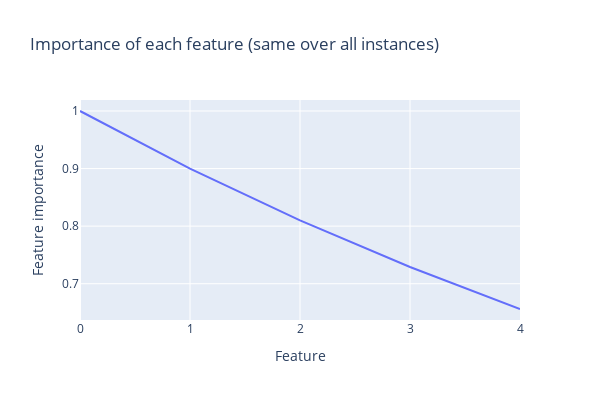
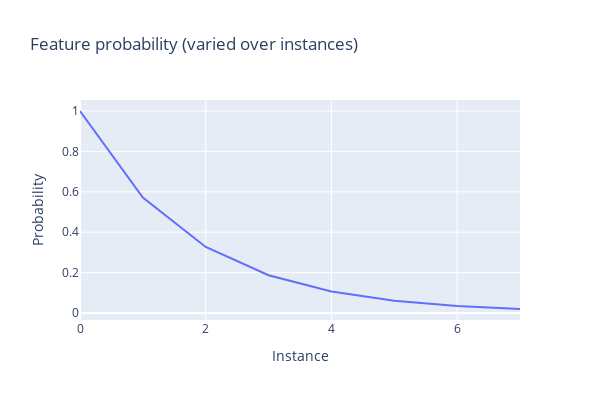

Notebook code for these charts, in order:
### Markdown cell above
**Notes**:
- The `importance` argument is the sames for all instances. It takes values between $1$ and $~0.66$ for each feature. So, for every instance, there will be some features more important than others.

- The `feature_probability` is the same for all features, but varies across instances. I.e., this runs several experiments at once, comparing the effect of having larger feature sparsity.

### Code cell
cfg = Config(n_inst=8, n_features=5, d_hidden=2)

# Importance varies within features for each instance.
importance = 0.9 ** t.arange(cfg.n_features)

feature_probability = 50 ** -t.linspace(0, 1, cfg.n_inst)

line(
    importance,
    width=600,
    height=400,
    title="Importance of each feature (same over all instances)",
    labels={"y": "Feature importance", "x": "Feature"},
)
line(
    feature_probability,
    width=600,
    height=400,
    title="Feature probability (varied over instances)",
    labels={"y": "Probability", "x": "Instance"},
)

### Figure 1 — Plotly figure (JSON) as saved in the notebook; plotly's stock layout.template omitted (floating-point values rounded to 4 significant figures)
{"data": [{"hovertemplate": "Feature=%{x}<br>Feature importance=%{y}<extra></extra>", "legendgroup": "", "line": {"color": "#636efa", "dash": "solid"}, "marker": {"symbol": "circle"}, "mode": "lines", "name": "", "orientation": "v", "showlegend": false, "type": "scatter", "x": [0, 1, 2, 3, 4], "xaxis": "x", "y": [1, 0.9, 0.81, 0.729, 0.6561], "yaxis": "y"}], "layout": {"height": 400, "hovermode": "x unified", "legend": {"tracegroupgap": 0}, "title": {"text": "Importance of each feature (same over all instances)"}, "width": 600, "xaxis": {"anchor": "y", "domain": [0, 1], "title": {"text": "Feature"}}, "yaxis": {"anchor": "x", "domain": [0, 1], "title": {"text": "Feature importance"}}}}

### Figure 2 — Plotly figure (JSON) as saved in the notebook; plotly's stock layout.template omitted (floating-point values rounded to 4 significant figures)
{"data": [{"hovertemplate": "Instance=%{x}<br>Probability=%{y}<extra></extra>", "legendgroup": "", "line": {"color": "#636efa", "dash": "solid"}, "marker": {"symbol": "circle"}, "mode": "lines", "name": "", "orientation": "v", "showlegend": false, "type": "scatter", "x": [0, 1, 2, 3, 4, 5, 6, 7], "xaxis": "x", "y": [1, 0.5719, 0.327, 0.187, 0.1069, 0.06116, 0.03497, 0.02], "yaxis": "y"}], "layout": {"height": 400, "hovermode": "x unified", "legend": {"tracegroupgap": 0}, "title": {"text": "Feature probability (varied over instances)"}, "width": 600, "xaxis": {"anchor": "y", "domain": [0, 1], "title": {"text": "Instance"}}, "yaxis": {"anchor": "x", "domain": [0, 1], "title": {"text": "Probability"}}}}
